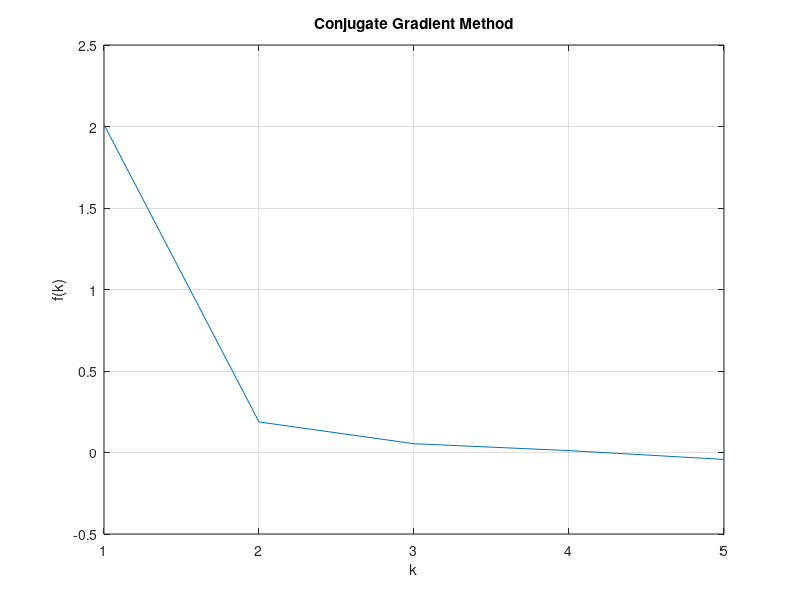

The MATLAB source for this figure:
m=input('Enter the size of the matrix\n');
n=input('Enter the size of the matrix\n');
x = rand(m,n);
a = 1;
b = -1;
for i = 1:m
    for j = 1:n
       H(i,j) = a + (b - a)*x(i,j);
    end
end
q = 1;
z = rand(m,q);
for i = 1:m
    for j = 1:q
       Z(i,j) = a + (b - a)*z(i,j);
    end
end
C = rand(1,1);

A = H' * H;
b = (Z' * H)';

X = zeros(n,1);
X(:,1) = rand(n,1);
r = zeros(n,1);
r(:,1)= b - A*X(:,1);
p = zeros(n,1);
p(:,1) = r(:,1);

% alpha = p(:,1)'*r(:,1)/(p(:,1)'*A*p(:,1));
for i = 1 : n-1
    alpha = p(:,i)'*r(:,i)/(p(:,i)'*A*p(:,i));
    X(:,i+1) = X(:,i) + alpha * p(:,i);
    r(:,i+1) = r(:,i) - alpha*A*p(:,i);
    if (r(:,i+1)'*r(:,i+1))<10^-9
        break;
    end
    beta = r(:,i+1)'*r(:,i+1)/(r(:,i)'*r(:,i));
    p(:,i+1) = r(:,i+1) + beta*p(:,i);
end
f = zeros(1);
f(:,1) = 1/2*(X(:,1)'*A*X(:,1)) - (b'*X(:,1)) + C;
j = 1;
while j>0
    j=j+1;
    f(:,j) = 1/2*(X(:,j)'*A*X(:,j)) - (b'*X(:,j)) + C;
    if(j>i)
        break;
    end
end
figure
if m>10
    p = zeros(1);
    for w = 1 : 10
        p(:,w) = f(:,w);
    end
    plot(p);
    xlabel('k');
    ylabel('f(k)');
    title('Enchanced plot for Conjugate Gradient Method');
    grid on;
    figure
    plot(f);
    xlabel('k');
    ylabel('f(k)');
    title('Conjugate Gradient Method');
    grid on;   
else
    plot(f);
    xlabel('k');
    ylabel('f(k)');
    title('Conjugate Gradient Method');
    grid on;
    fprintf('Conjugate Gradient Algorithm\n');
    disp(X);
    fprintf('Conjugate Gradient f(x)\n');
    disp(f);
end
